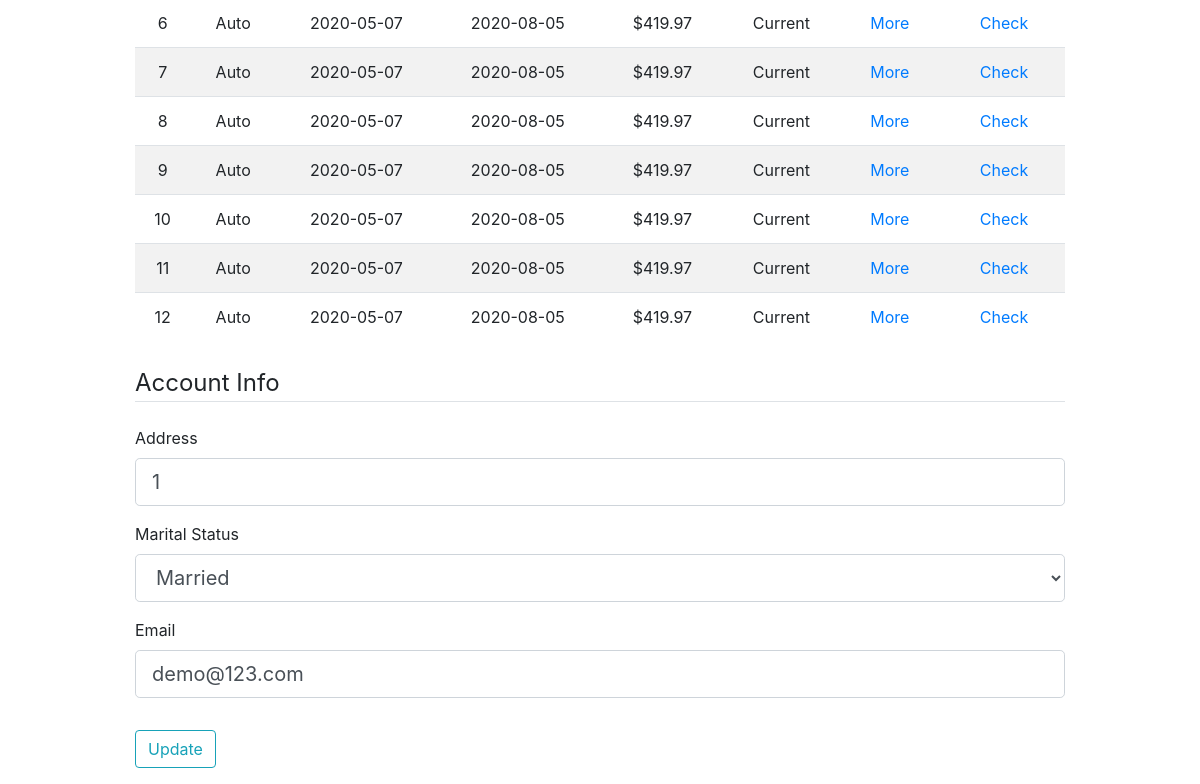
/account (signed in, lower part), run on an earlier commit of the app's database.
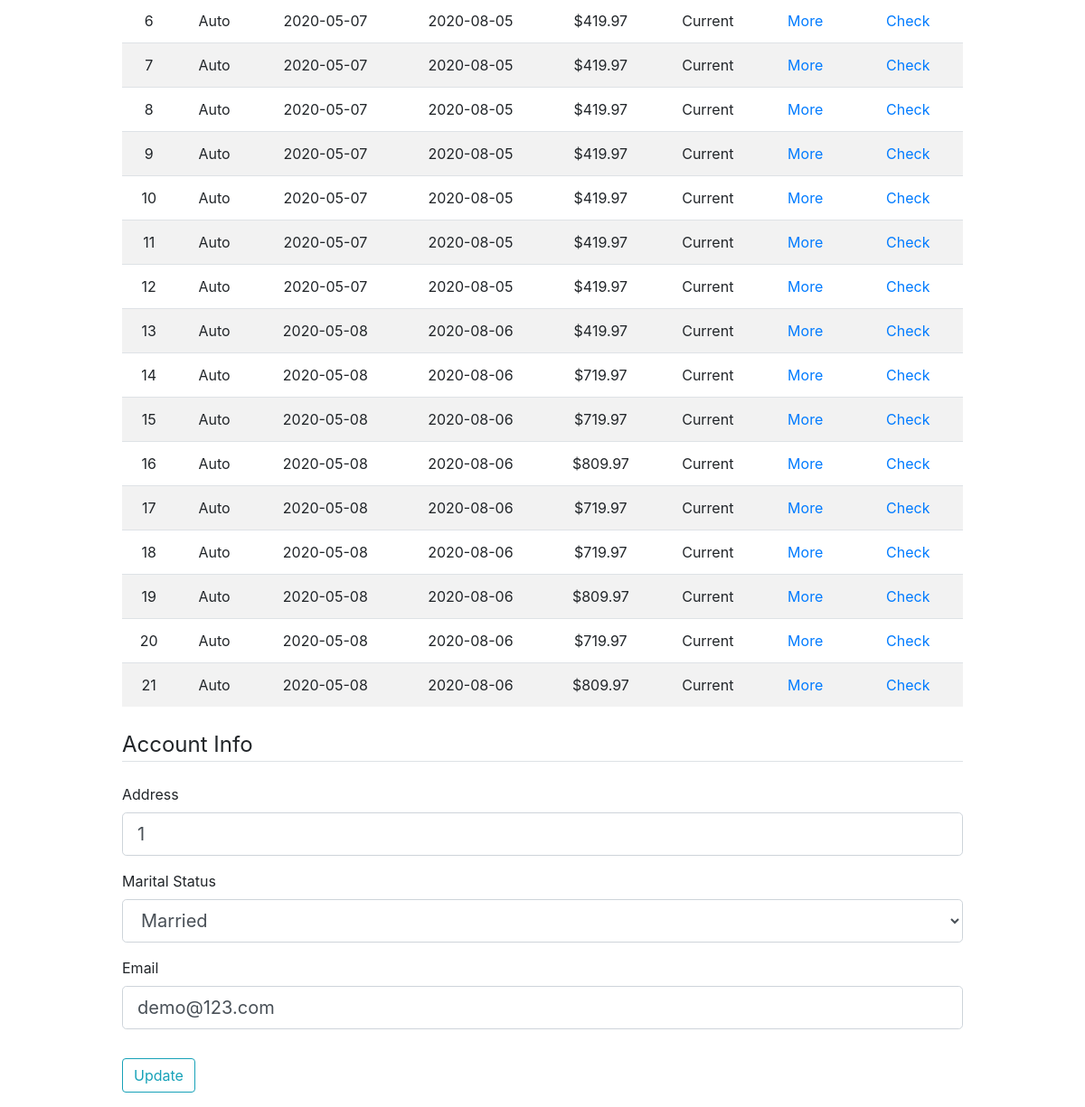
And on a later commit of the database.
### insurance/models.py (models this page shows, shortened)
class Insurance(db.Model):
    id = db.Column(db.Integer, primary_key=True)
    type = db.Column(db.String(1), nullable=False)
    start_date = db.Column(db.Date, nullable=False)
    end_date = db.Column(db.Date, nullable=False)
    premium = db.Column(db.Numeric(scale=2), nullable=False)
    status = db.Column(db.String(1), nullable=False)
    customer_id = db.Column(db.Integer, db.ForeignKey('customer.id'), nullable=False)
    vehicles = db.relationship('Vehicle', backref='insurance', lazy=True)
    homes = db.relationship('Home', backref='insurance', lazy=True)
    invoices = db.relationship('Invoice', backref='insurance', lazy=True)

### insurance/routes.py (the view)
@app.route('/account', methods=['GET', 'POST'])
@login_required
def account():
    form = UpdateAccountForm()
    if form.validate_on_submit():
        current_user.address = form.address.data
        current_user.marital_status = form.marital_status.data
        current_user.email = form.email.data
        db.session.commit()
        flash('Your account has been updated!', 'success')
        return redirect(url_for('account'))
    elif request.method == 'GET':
        form.address.data = current_user.address
        form.marital_status.data = current_user.marital_status
        form.email.data = current_user.email
    return render_template('account.html', title='Account', form=form)

### insurance/forms.py (shortened to what this page needs)
class UpdateAccountForm(FlaskForm):
    marital_status = SelectField('Marital Status',
                    choices=[('M', 'Married'), ('S', 'Single'), ('W', 'Widow/Widower')])
    address = StringField('Address', validators=[DataRequired()])
    email = StringField('Email', validators=[DataRequired(), Email()])
    submit = SubmitField('Update')

### insurance/models.py (called while the page is built)
@login_manager.user_loader
def load_user(user_id):
    return Customer.query.get(int(user_id))

### insurance/templates/account.html (shortened to what this page needs)
{% extends "layout.html" %}
{% block content %}
    <div class="content-section">
        <div class="form-group mt-4 mb-4">
            <table class="table table-striped text-center">
                <tbody>
                {% for insurance in current_user.insurances %}
                    <tr>
                        <td>{{ loop.index0 + 1 }}</td>
                        <td>
                            {% if insurance.type == 'A' %}
                                Auto
                            {% else %}
                                Home
                            {% endif %}
                        </td>
                        <td>{{ insurance.start_date }}</td>
                        <td>{{ insurance.end_date }}</td>
                        <td>${{ insurance.premium }}</td>
                        <td>
                            {% if insurance.status == 'C' %}
                                Current
                            {% else %}
                                Expired
                            {% endif %}
                        </td>
                        <td><a href="{{ url_for('details', insurance_id=insurance.id) }}">More</a></td>
                        <td><a href="{{ url_for('invoices', insurance_id=insurance.id) }}">Check</a></td>
                    </tr>
                {% endfor %}
                </tbody>
            </table>
        </div>
        <form action="" method="POST" enctype="multipart/form-data">
            <fieldset class="form-group">
                <legend class="border-bottom mb-4">Account Info</legend>
                <div class="form-group">
                    {{ form.address.label(class="form-control-label") }}
                    {% if form.address.errors %}
                        {{ form.address(class="form-control form-control-lg is-invalid") }}
                        <div class="invalid-feedback">
                            {% for error in form.address.errors %}
                                <span>{{ error }}</span>
                            {% endfor %}
                        </div>
                    {% else %}
                        {{ form.address(class="form-control form-control-lg") }}
                    {% endif %}
                </div>
                <div class="form-group">
                    {{ form.marital_status.label(class="form-control-label") }}
                    {% if form.marital_status.errors %}
                        {{ form.marital_status(class="form-control form-control-lg is-invalid") }}
                        <div class="invalid-feedback">
                            {% for error in form.marital_status.errors %}
                                <span>{{ error }}</span>
                            {% endfor %}
                        </div>
                    {% else %}
                        {{ form.marital_status(class="form-control form-control-lg") }}
                    {% endif %}
                </div>
                <div class="form-group">
                    {{ form.email.label(class="form-control-label") }}
                    {% if form.email.errors %}
                        {{ form.email(class="form-control form-control-lg is-invalid") }}
                        <div class="invalid-feedback">
                            {% for error in form.email.errors %}
                                <span>{{ error }}</span>
                            {% endfor %}
                        </div>
                    {% else %}
                        {{ form.email(class="form-control form-control-lg") }}
                    {% endif %}
                </div>
            </fieldset>
            <div class="form-group">
                {{ form.submit(class="btn btn-outline-info") }}
            </div>
        </form>
    </div>
{% endblock content %}

What changed in the data, as far as the page shows it:
added Insurance: type "Auto", start_date "2020-05-08", end_date "2020-08-06", premium "419.97", status "Current"
added Insurance: type "Auto", start_date "2020-05-08", end_date "2020-08-06", premium "719.97", status "Current"
added Insurance: type "Auto", start_date "2020-05-08", end_date "2020-08-06", premium "719.97", status "Current"
added Insurance: type "Auto", start_date "2020-05-08", end_date "2020-08-06", premium "809.97", status "Current"
added Insurance: type "Auto", start_date "2020-05-08", end_date "2020-08-06", premium "719.97", status "Current"
added Insurance: type "Auto", start_date "2020-05-08", end_date "2020-08-06", premium "719.97", status "Current"
added Insurance: type "Auto", start_date "2020-05-08", end_date "2020-08-06", premium "809.97", status "Current"
added Insurance: type "Auto", start_date "2020-05-08", end_date "2020-08-06", premium "719.97", status "Current"
added Insurance: type "Auto", start_date "2020-05-08", end_date "2020-08-06", premium "809.97", status "Current"
